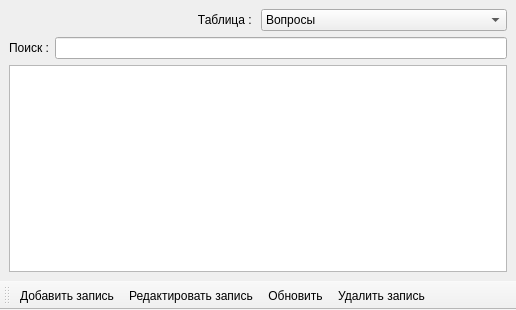
<?xml version="1.0" encoding="UTF-8"?>
<ui version="4.0">
 <class>DataBaseWindow</class>
 <widget class="QMainWindow" name="DataBaseWindow">
  <property name="geometry">
   <rect>
    <x>0</x>
    <y>0</y>
    <width>516</width>
    <height>310</height>
   </rect>
  </property>
  <property name="windowTitle">
   <string>Редактирование базы данных</string>
  </property>
  <property name="windowIcon">
   <iconset>
    <normaloff>../../pics/Databaseicon.png</normaloff>../../pics/Databaseicon.png</iconset>
  </property>
  <widget class="QWidget" name="centralwidget">
   <layout class="QVBoxLayout" name="verticalLayout">
    <item>
     <layout class="QHBoxLayout" name="horizontalLayout_2">
      <item>
       <widget class="QLabel" name="label">
        <property name="text">
         <string>Таблица : </string>
        </property>
        <property name="alignment">
         <set>Qt::AlignRight|Qt::AlignTrailing|Qt::AlignVCenter</set>
        </property>
       </widget>
      </item>
      <item>
       <widget class="QComboBox" name="comboBox">
        <item>
         <property name="text">
          <string>Вопросы</string>
         </property>
        </item>
        <item>
         <property name="text">
          <string>Ответы</string>
         </property>
        </item>
        <item>
         <property name="text">
          <string>Диалоги в контексте</string>
         </property>
        </item>
        <item>
         <property name="text">
          <string>Группы пользователей</string>
         </property>
        </item>
        <item>
         <property name="text">
          <string>Действия</string>
         </property>
        </item>
        <item>
         <property name="text">
          <string>Клиенты</string>
         </property>
        </item>
       </widget>
      </item>
     </layout>
    </item>
    <item>
     <layout class="QHBoxLayout" name="horizontalLayout">
      <item>
       <widget class="QLabel" name="label_2">
        <property name="text">
         <string>Поиск :</string>
        </property>
        <property name="alignment">
         <set>Qt::AlignRight|Qt::AlignTrailing|Qt::AlignVCenter</set>
        </property>
       </widget>
      </item>
      <item>
       <widget class="QLineEdit" name="lineEdit"/>
      </item>
     </layout>
    </item>
    <item>
     <widget class="QTableView" name="tableView">
      <property name="contextMenuPolicy">
       <enum>Qt::ActionsContextMenu</enum>
      </property>
     </widget>
    </item>
   </layout>
  </widget>
  <widget class="QToolBar" name="toolBar">
   <property name="windowTitle">
    <string>toolBar</string>
   </property>
   <attribute name="toolBarArea">
    <enum>BottomToolBarArea</enum>
   </attribute>
   <attribute name="toolBarBreak">
    <bool>false</bool>
   </attribute>
   <addaction name="addRecord"/>
   <addaction name="editRecord"/>
   <addaction name="refreshView"/>
   <addaction name="delRecord"/>
  </widget>
  <action name="addRecord">
   <property name="icon">
    <iconset>
     <normaloff>../../pics/Add.png</normaloff>../../pics/Add.png</iconset>
   </property>
   <property name="text">
    <string>Добавить запись</string>
   </property>
   <property name="toolTip">
    <string>Добавить запись</string>
   </property>
   <property name="shortcut">
    <string>Ctrl+N</string>
   </property>
  </action>
  <action name="delRecord">
   <property name="icon">
    <iconset>
     <normaloff>../../pics/Del.png</normaloff>../../pics/Del.png</iconset>
   </property>
   <property name="text">
    <string>Удалить запись</string>
   </property>
   <property name="toolTip">
    <string>Удалить запись</string>
   </property>
   <property name="shortcut">
    <string>Del</string>
   </property>
  </action>
  <action name="editRecord">
   <property name="icon">
    <iconset>
     <normaloff>../../pics/Edit.png</normaloff>../../pics/Edit.png</iconset>
   </property>
   <property name="text">
    <string>Редактировать запись</string>
   </property>
   <property name="toolTip">
    <string>Редактировать запись</string>
   </property>
   <property name="shortcut">
    <string>Ctrl+E</string>
   </property>
  </action>
  <action name="refreshView">
   <property name="icon">
    <iconset>
     <normaloff>../../pics/refresh.png</normaloff>../../pics/refresh.png</iconset>
   </property>
   <property name="text">
    <string>Обновить</string>
   </property>
   <property name="toolTip">
    <string>Обновить таблицу</string>
   </property>
   <property name="shortcut">
    <string>Ctrl+R</string>
   </property>
  </action>
 </widget>
 <resources/>
 <connections/>
</ui>
